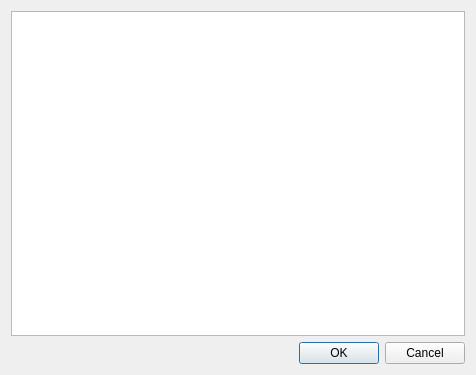
<?xml version="1.0" encoding="UTF-8"?>
<ui version="4.0">
 <class>RoomsList</class>
 <widget class="QDialog" name="RoomsList">
  <property name="geometry">
   <rect>
    <x>0</x>
    <y>0</y>
    <width>476</width>
    <height>375</height>
   </rect>
  </property>
  <property name="windowTitle">
   <string>Select Room</string>
  </property>
  <layout class="QGridLayout" name="gridLayout">
   <item row="0" column="0">
    <widget class="QListWidget" name="list_rooms"/>
   </item>
   <item row="1" column="0">
    <widget class="QDialogButtonBox" name="buttons">
     <property name="orientation">
      <enum>Qt::Horizontal</enum>
     </property>
     <property name="standardButtons">
      <set>QDialogButtonBox::Cancel|QDialogButtonBox::Ok</set>
     </property>
    </widget>
   </item>
  </layout>
 </widget>
 <resources/>
 <connections>
  <connection>
   <sender>buttons</sender>
   <signal>accepted()</signal>
   <receiver>RoomsList</receiver>
   <slot>accept()</slot>
   <hints>
    <hint type="sourcelabel">
     <x>248</x>
     <y>254</y>
    </hint>
    <hint type="destinationlabel">
     <x>157</x>
     <y>274</y>
    </hint>
   </hints>
  </connection>
  <connection>
   <sender>buttons</sender>
   <signal>rejected()</signal>
   <receiver>RoomsList</receiver>
   <slot>reject()</slot>
   <hints>
    <hint type="sourcelabel">
     <x>316</x>
     <y>260</y>
    </hint>
    <hint type="destinationlabel">
     <x>286</x>
     <y>274</y>
    </hint>
   </hints>
  </connection>
 </connections>
</ui>
